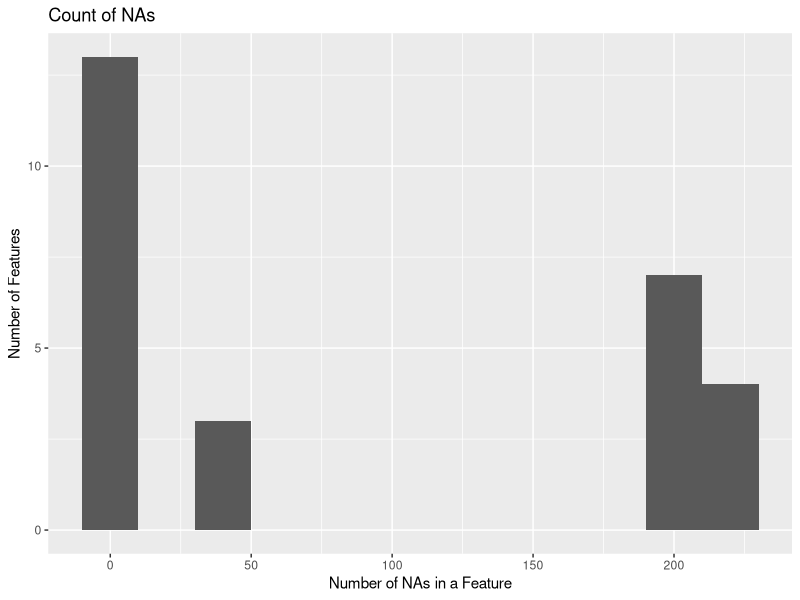
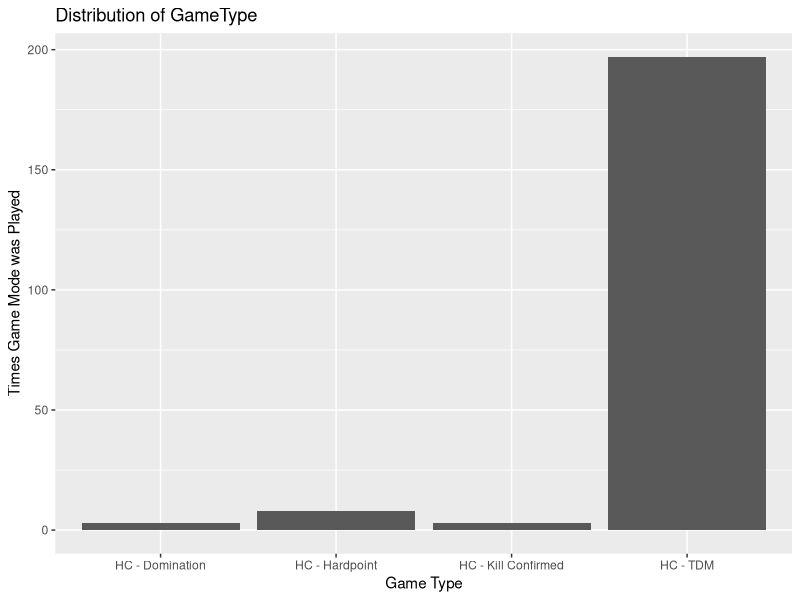
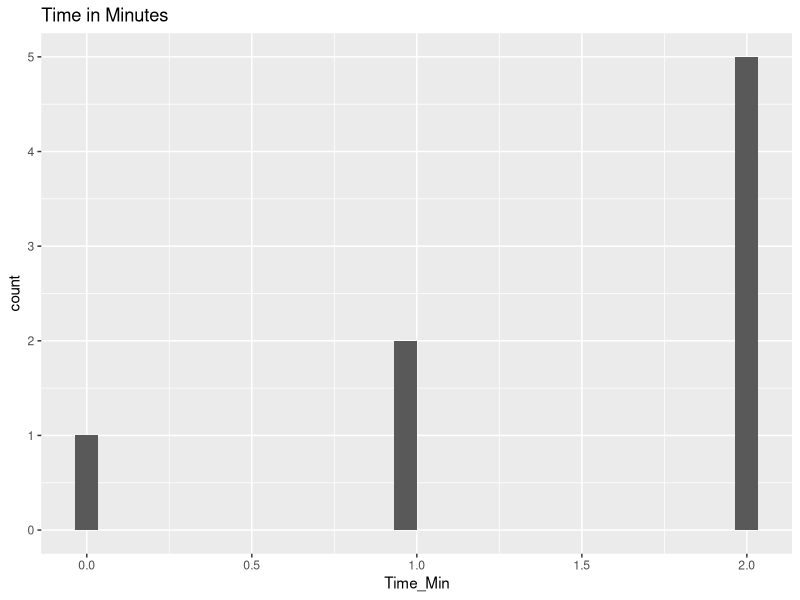
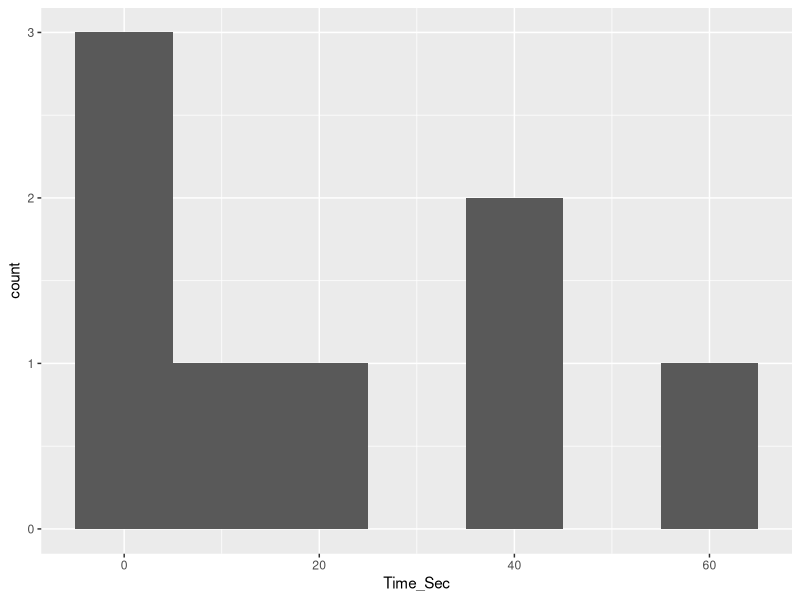
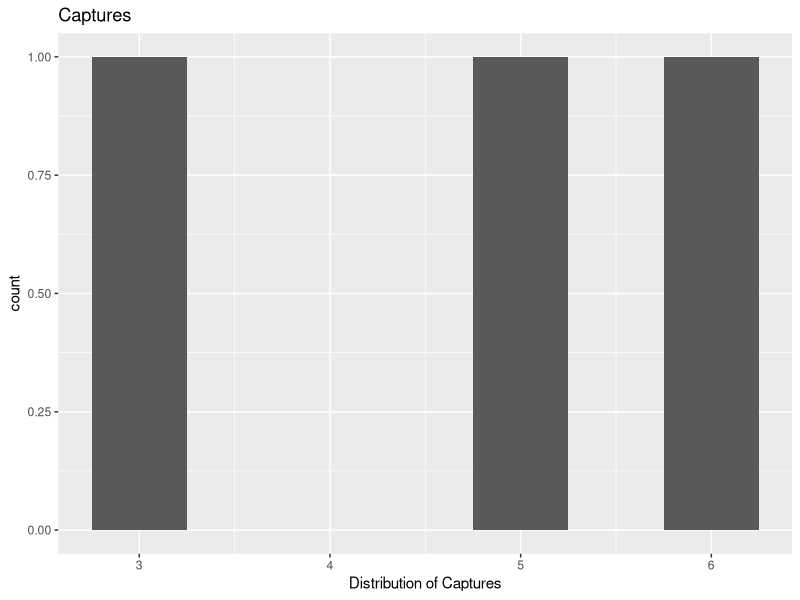
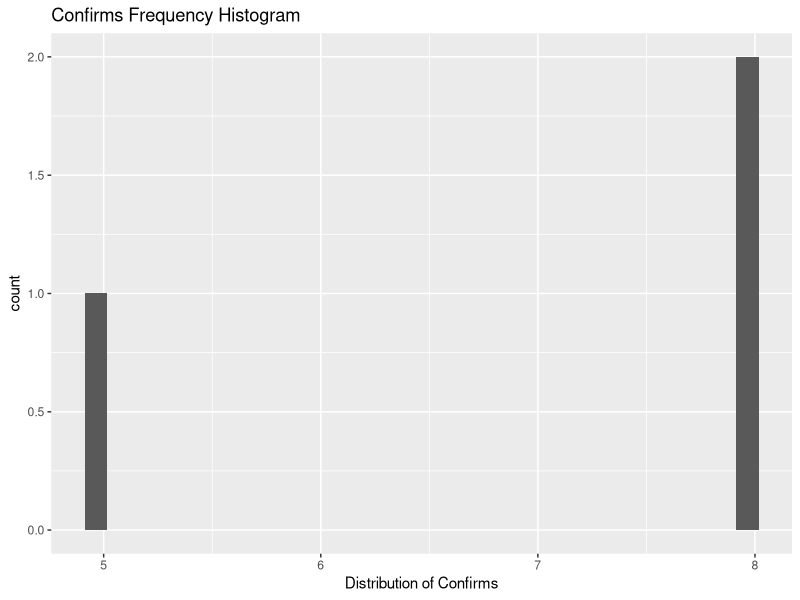
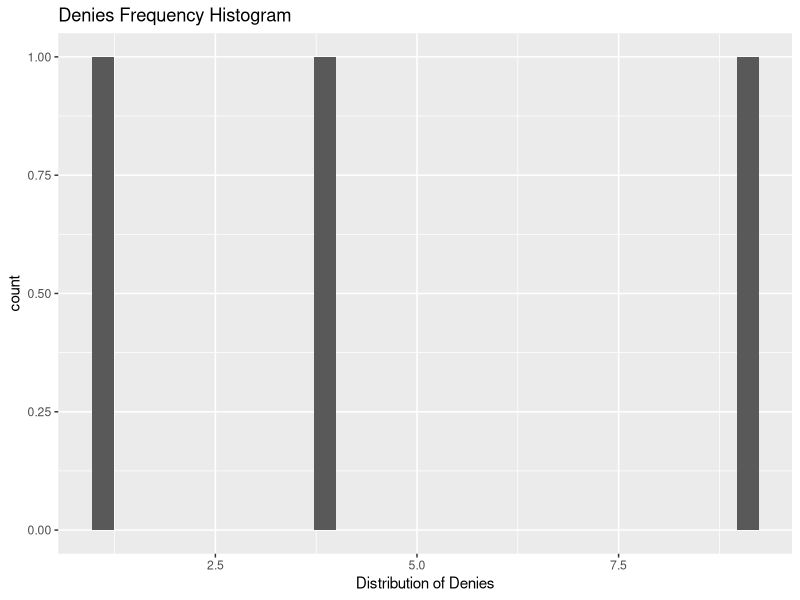
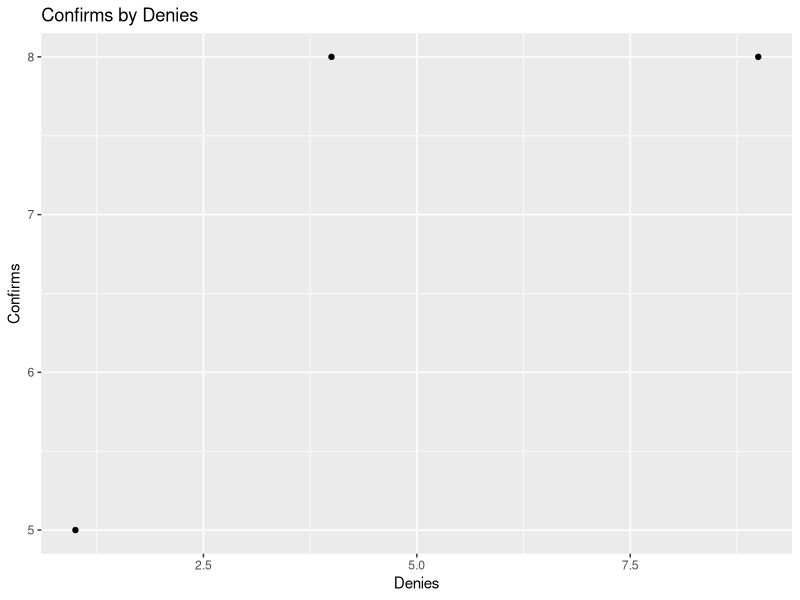

Reproduce these figures in R, in order.
## ---- chunk 1
knitr::opts_chunk$set(echo = TRUE)
## ---- chunk 2
remove(list = ls())
# Load necessary libraries
library(tidyverse)
library(ggplot2)
library(lubridate)

#Part 1
library(readxl)
CODGames2_mp <- read_excel("data/CODGames2_mp.xlsx")
## ---- chunk 3
#This function will count the number of NA's in a vector named dat
countNA <- function(dat){
  numNA <- sum(is.na(dat))
  return(numNA)
}

case_nas <- apply(X = CODGames2_mp, MARGIN = 2, FUN = countNA)

case_nas <- data.frame(NA_Count = case_nas)
case_nas$cases <- rownames(case_nas)
# rownames(case_nas) <- 1:nrow(case_nas)

ggplot(case_nas, aes(x = NA_Count)) + 
  geom_histogram(binwidth = 20) +
  labs(title = "Count of NAs",
       y = "Number of Features",
       x = "Number of NAs in a Feature")

## ---- chunk 4
df <- na.omit(CODGames2_mp)
print(nrow(df))
## ---- chunk 5
#Type of Variable
typeof(CODGames2_mp$GameType)
#Types of Values Variable can take on:
unique(CODGames2_mp$GameType)
#Amount of Missing Data:
sum(is.na(CODGames2_mp$GameType))

## ---- chunk 6
#Summary Stats
CODGames2_mp %>%
  group_by(GameType) %>%
  summarize(N = n())

#Visualization:
ggplot(CODGames2_mp, aes(GameType)) +
  geom_bar() +
  labs(title = "Distribution of GameType", 
       x = "Game Type", 
       y = "Times Game Mode was Played")
## ---- chunk 7
kill_confirm <- CODGames2_mp %>% filter(GameType == "HC - Kill Confirmed")
domination <- CODGames2_mp %>% filter(GameType == "HC - Domination")
hardpoint <- CODGames2_mp %>% filter(GameType == "HC - Hardpoint")
tdm <- CODGames2_mp %>% filter(GameType == "HC - TDM")
## ---- chunk 8
colnames(hardpoint[colSums(is.na(hardpoint)) == nrow(hardpoint)])
## ---- chunk 9
colnames(domination[colSums(is.na(domination)) == nrow(domination)])
## ---- chunk 10
colnames(kill_confirm[colSums(is.na(kill_confirm)) == nrow(kill_confirm)])
## ---- chunk 11
colnames(tdm[colSums(is.na(tdm)) == nrow(tdm)])
## ---- chunk 12
domination <- domination %>% select_if(colSums(is.na(.)) != nrow(.))
hardpoint <- hardpoint %>% select_if(colSums(is.na(.)) != nrow(.))
kill_confirm <- kill_confirm %>% select_if(colSums(is.na(.)) != nrow(.))
tdm <- tdm %>% select_if(colSums(is.na(.)) != nrow(.))
## ---- chunk 13
uniqueFeatures <- function(gametype){
  
    not_game <- colnames(CODGames2_mp %>% 
                           filter(GameType != gametype) %>% 
                           select_if(colSums(is.na(.)) != nrow(.))
    )
    
    game <- colnames(CODGames2_mp %>% 
                       filter(GameType == gametype) %>% 
                       select_if(colSums(is.na(.)) != nrow(.))
    )
  
  return(setdiff(game, not_game))
}
## ---- chunk 14
gameTypes = c("HC - Hardpoint", "HC - Domination", "HC - Kill Confirmed", "HC - TDM")

for (game in gameTypes) {
  print(paste("For", game, "a unique feature is", uniqueFeatures(game)))
}
## ---- chunk 15
#Type of Variable: Quantitative
typeof(hardpoint$Time_Min)

#Types of Values Variable can take on:
range(hardpoint$Time_Min)

#Amount of Missing Data:
sum(is.na(hardpoint$Time_Min))

#Summary Stats:
hardpoint %>%
  summarize(
    mean = mean(Time_Min),
    median = median(Time_Min),
    sd = sd(Time_Min),
    min = min(Time_Min),
    max = max(Time_Min)
  )

#Visualization:
ggplot(hardpoint, aes(x = Time_Min)) +
  geom_histogram() +
  labs(title = "Time in Minutes",
     x = "Time_Min")
## ---- chunk 16

#Type of Variable: Quantitative
typeof(hardpoint$Time_Sec)

#Types of Values Variable can take on:
range(hardpoint$Time_Sec)

#Amount of Missing Data:
sum(is.na(hardpoint$Time_Sec))

#Summary Stats:
hardpoint %>%
  summarize(
    mean = mean(Time_Sec),
    median = median(Time_Sec),
    sd = sd(Time_Sec),
    min = min(Time_Sec),
    max = max(Time_Sec)
  )

#Visualization:
ggplot(hardpoint, aes(x = Time_Sec)) + geom_histogram(binwidth = 10)
     labs(title = "Time in Seconds",
     x = "Time_Sec")
## ---- chunk 17
#Type of Variable: Quantitative
typeof(domination$Captures)

#Types of Values Variable can take on:
range(domination$Captures)

#Amount of Missing Data:
sum(is.na(domination$Captures))

#Summary Stats:
domination %>%
  summarize(
    mean = mean(Captures),
    median = median(Captures),
    sd = sd(Captures),
    min = min(Captures),
    max = max(Captures)
  )

#Visualization:
ggplot(domination, aes(x = Captures)) + geom_histogram(binwidth = .5) +
     labs(title = "Captures",
     x = "Distribution of Captures")
## ---- chunk 18
#Type of Variable: Quantitative
typeof(kill_confirm$Confirms)

#Types of Values Variable can take on:
range(kill_confirm$Confirms)

#Amount of Missing Data:
sum(is.na(kill_confirm$Confirms))

#Summary Stats:
kill_confirm %>%
  summarize(
    mean = mean(Confirms),
    median = median(Confirms),
    sd = sd(Confirms),
    min = min(Confirms),
    max = max(Confirms)
  )

#Visualization:
ggplot(kill_confirm, aes(x = Confirms)) +
  geom_histogram() +
  labs(title = "Confirms Frequency Histogram",
     x = "Distribution of Confirms")
## ---- chunk 19
#Type of Variable: Quantitative
typeof(kill_confirm$Denies)

#Types of Values Variable can take on:
range(kill_confirm$Denies)

#Amount of Missing Data:
sum(is.na(kill_confirm$Denies))

#Summary Stats:
kill_confirm %>%
  summarize(
    mean = mean(Denies),
    median = median(Denies),
    sd = sd(Denies),
    min = min(Denies),
    max = max(Denies)
  )

#Visualization:
ggplot(kill_confirm, aes(x = Denies)) +
  geom_histogram() +
  labs(title = "Denies Frequency Histogram",
     x = "Distribution of Denies")
## ---- chunk 20
ggplot(kill_confirm, aes(x = Denies, y = Confirms)) + 
  geom_point() +
  labs(title = "Confirms by Denies")
## ---- chunk 21
Results2 <- CODGames2_mp %>%
  separate(Result, into = c("PlayersTeam", "OtherTeam"), sep = "-", convert = TRUE)

PlayerTeamResult <- Results2$PlayersTeam - Results2$OtherTeam

PlayerTeamWin = 0
PlayerTeamLose = 0
PlayerTeamTie = 0

for (i in 1:length(CODGames2_mp$Result)){
  ifelse(PlayerTeamResult[i] > 0, PlayerTeamWin <- PlayerTeamWin + 1, PlayerTeamWin)
  ifelse(PlayerTeamResult[i] < 0, PlayerTeamLose <- PlayerTeamLose + 1, PlayerTeamLose)
  ifelse(PlayerTeamResult[i] == 0, PlayerTeamTie <- PlayerTeamTie + 1, PlayerTeamTie)
}

ResultsTable = data.frame("Wins" = PlayerTeamWin, "Loses" = PlayerTeamLose, "Ties" = PlayerTeamTie)
ResultsTable
## ---- chunk 22
Results2 <- Results2 %>%
  mutate(GameResult = Results2$PlayersTeam - Results2$OtherTeam) %>%
  mutate(GameResult2 = case_when(GameResult > 0 ~ "win", GameResult < 0 ~ "lose", GameResult == 0 ~ "tie")) %>%
  mutate(win = ifelse(GameResult2 == "win", 1, 0)
  )
         

model <- lm(TotalXP ~ win + Eliminations + Deaths, data = Results2)
summary(model)

